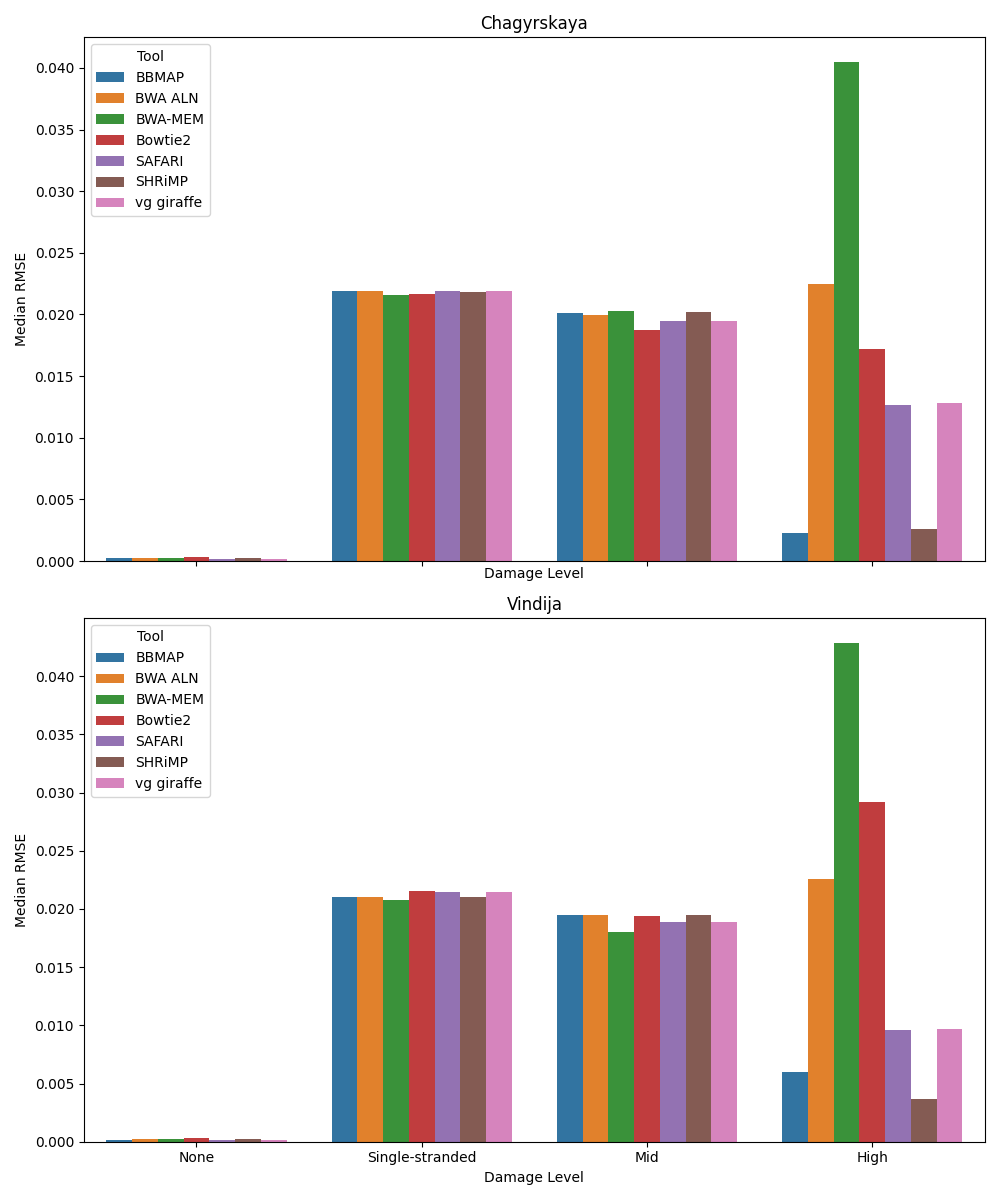

The Python source for this figure:
import pandas as pd
import matplotlib.pyplot as plt
import seaborn as sns
import numpy as np

# Set global text properties
plt.rcParams.update({'font.size': 15,  # Adjust font size as needed
                     'font.weight': 'bold'})  # Make text bold

# Setting options for numpy and pandas
np.set_printoptions(precision=15)
pd.set_option('display.precision', 15)

def generate_percentage_decrease_plots(input_file_path):
    # Load the dataset
    data = pd.read_csv(input_file_path)

    # Reordering the damage levels
    data['damage_level'] = pd.Categorical(data['damage_level'],
                                          categories=["None", "Single-stranded", "Mid", "High"],
                                          ordered=True)

    # Calculate the median RMSE across samples by tool, for each 'fragment_len_dist' and 'damage_level'
    median_rmse = data.groupby(['fragment_len_dist', 'damage_level', 'tool'])['RMSE'].median().reset_index()

    # Pivot the table to have tools as columns
    pivot_data = median_rmse.pivot_table(index=['fragment_len_dist', 'damage_level'], columns='tool', values='RMSE').reset_index()

    # Melt the pivot_data for plotting
    melted_data = pivot_data.melt(id_vars=['fragment_len_dist', 'damage_level'], var_name='Tool', value_name='RMSE')

    # Creating the plots
    fig, axs = plt.subplots(2, 1, figsize=(10, 12), sharex=True)
    
    # Filtering data for each site and plotting
    for i, site in enumerate(["Chagyrskaya", "Vindija"]):
        site_data = melted_data[melted_data['fragment_len_dist'] == site]
        sns.barplot(x='damage_level', y='RMSE', hue='Tool', data=site_data, ax=axs[i], ci=None)
        axs[i].set_title(site)
        axs[i].set_ylabel('Median RMSE')
        axs[i].set_xlabel('Damage Level')

    plt.tight_layout()
    plt.savefig("RMSE_all.png")

if __name__ == '__main__':
    # Directly running the script requires the input file path as an argument
    import sys
    if len(sys.argv) != 2:
        print("Usage: python script_name.py input_file_path")
    else:
        input_file_path = sys.argv[1]
        generate_percentage_decrease_plots(input_file_path)

